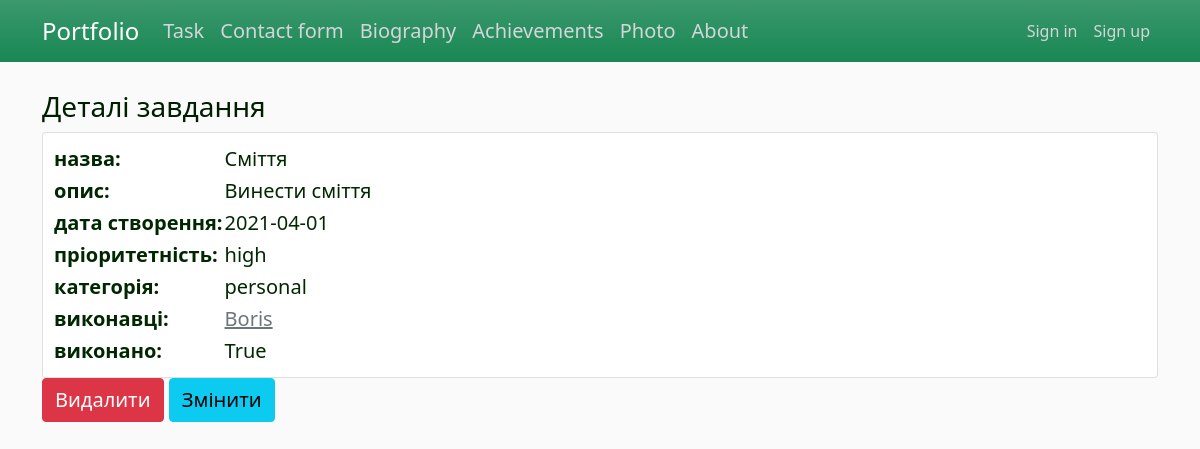
/tsk/task/2, run on the app's committed database.
### app/task/models.py (models this page shows, shortened)
class Task(db.Model):
    id = db.Column(db.Integer, primary_key=True)
    title = db.Column(db.String(80), nullable=False)
    description = db.Column(db.Text, nullable=False)
    created = db.Column(db.DateTime, default=datetime.utcnow)
    priority = db.Column(db.Enum(EnumPriority), default='low')
    is_done = db.Column(db.Boolean, default=False)
    category_id = db.Column(db.Integer(), db.ForeignKey('category.id'))

class Category(db.Model):
    id = db.Column(db.Integer, primary_key=True)
    name = db.Column(db.String(255), nullable=False, unique=True)
    tasks = db.relationship('Task', backref='categor', lazy='dynamic')

class Employee(db.Model):  # many to many з Tasks
    id = db.Column(db.Integer, primary_key=True)
    name = db.Column(db.String(25), nullable=False, unique=True)
    count_of_compltd_task = db.Column(db.Integer, nullable=False, default=0)
    tasks_todo = db.relationship('Task', secondary=many_to_many, backref=db.backref('for_empl'))

### app/task/views.py (the view)
@task_bp.route("/task/<int:id>")
def task_detail(id):
    task = Task.query.get(id)
    return render_template('task_detail.html', title='Завдання', task=task)

### app/task/templates/task/task_detail.html
{% extends "layout.html" %}
{% block content %}
<h3> Деталі завдання </h3>
  <table class="card">
    <tr>
        <td><b>назва:</b></td>
      <td>{{ task.title }}</td>
    </tr>
    <tr>
      <td><b>опис:</b></td>
      <td>{{ task.description }}</td>
    </tr>
    <tr>
      <td><b>дата створення:</b></td>
      <td>{{ task.created.strftime('%Y-%m-%d') | safe}}</td>
    </tr>
    <tr>
      <td><b>пріоритетність:</b></td>
      <td>{{ task.priority.name }}</td>
    </tr>
    <tr>
      <td><b>категорія:</b></td>
      <td>{{ task.categor.name }}</td>
    </tr>
    <tr>
      <td><b>виконавці:</b></td>
      <td>
        {% for t in task.for_empl %}
          <a href="{{url_for('task_bp_in.employee_profile', id=t.id)}}" class="link-secondary"> {{ t.name }}</a><br>
        {% endfor %}
      </td>
    </tr>
    <tr>
      <td><b>виконано:</b></td>
      <td>{{ task.is_done }}</td>
    </tr>
  </table>
    <a href="{{url_for('task_bp_in.task_delete', id=task.id)}}" class="btn btn-danger fs-5"> Видалити </a>
    <a href="{{url_for('task_bp_in.task_update', id=task.id)}}" class="btn btn-info fs-5"> Змінити </a>
{% endblock content %}

### app/static/css/custom.css (style rules this page uses)
body { background: #fafafa; color: #002800; }
h1, h2, h3, h4, h5, h6 { color: #001e00; }
.card { padding: 10px; }

### data on the page
Task: title "Сміття", description "Винести сміття", created "2021-04-01", priority.name "high", is_done "True"
Category: categor.name "personal"
Employee: name "Boris"
